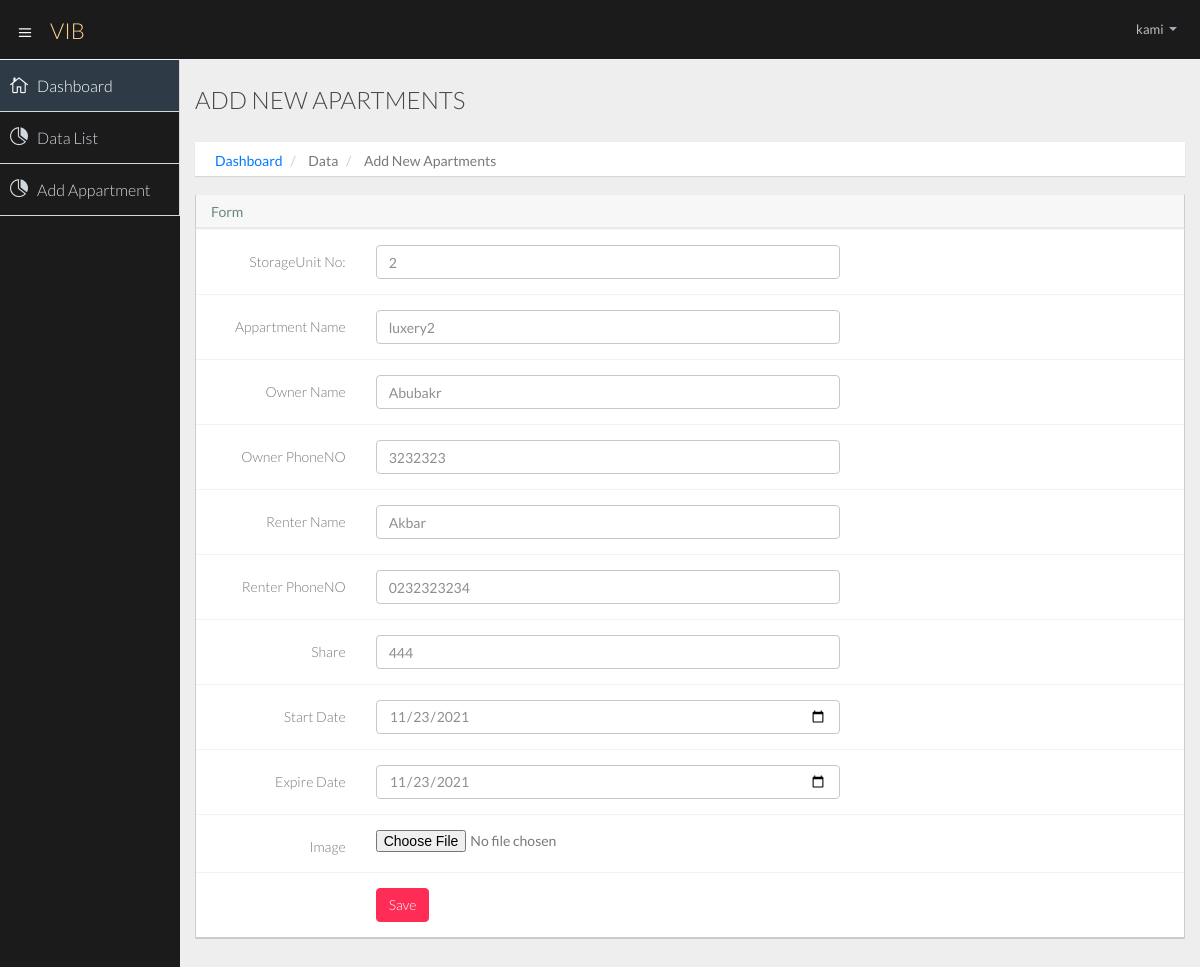
Screenshot of /update/3/ (signed in) with the database file from the repository.
### mainapp/models.py (models this page shows, shortened)
class addapartment(models.Model):
    id = models.AutoField(primary_key=True)
    user = models.ForeignKey(User, on_delete=models.CASCADE)
    appname = models.CharField(max_length=800)
    owner = models.CharField(max_length=800)
    renter =  models.CharField(max_length=800, default='1')
    OPhone =  models.CharField(max_length=800,default='1')
    RPhone =  models.CharField(max_length=800,default='1')
    share = models.PositiveIntegerField(default='1')
    stno = models.PositiveIntegerField(default='2')
    startdate = models.DateField(default=datetime.now(), blank=True)
    expiredate = models.DateField(default=datetime.now(), blank=True)
    image = models.FileField(upload_to ='image/',null=True)

### mainapp/views.py (the view, shortened to what this page needs)
# urls.py: path('update/<int:id>/', views.update, name='update'),
def update(request,id):
    user = User.objects.get(username=request.user.username)
    app = addapartment.objects.filter(user=user, id=id)
    context = {'app':app}
    return render(request, 'addappartment.html', context)

### templates/addappartment.html (shortened to what this page needs)
{% extends 'basic1.html' %}
{% block body %}
{% load static %}
<section id="main-content">
  <section class="wrapper">
    <div class="row">
      <div class="col-lg-12">
        <h3 class="page-header" Style='color:black; '>Add New Apartments</h3>
        <ol class="breadcrumb">
          <li><a href="/company/dashboard/">Dashboard</a></li>
          <li>Data</li>
          <li>Add New Apartments</li>
        </ol>
      </div>
    </div>
    <section class="panel">
      <header class="panel-heading">
         Form
      </header>
      <div class="panel-body">
        {% if app %}
        {% for a in app %}
        <form class="form-horizontal" role="form" method="post" enctype="multipart/form-data">
             <div class="form-group">
            <label for="inputJobTitle" class="col-lg-2 control-label">StorageUnit No:</label>
            <div class="col-lg-6">
              <input type="number" class="form-control" id="job_title" name="sno" value={{a.stno}}
                required>
            </div>
            </div>
           <div class="form-group">
            <label for="inputJobTitle" class="col-lg-2 control-label">Appartment Name</label>
            <div class="col-lg-6">
              <input type="text" class="form-control" id="job_title" name="appname" value={{a.appname}}
                required>
            </div>
          </div>
            <div class="form-group">
            <label for="inputJobTitle" class="col-lg-2 control-label">Owner Name</label>
            <div class="col-lg-6">
              <input type="text" class="form-control" id="job_title" name="oname" value={{a.owner}}
                required>
            </div>
          </div>
               <div class="form-group">
            <label for="inputJobTitle" class="col-lg-2 control-label">Owner PhoneNO</label>
            <div class="col-lg-6">
              <input type="text" class="form-control" id="job_title" name="ophone" value={{a.OPhone}}
                required>
            </div>
          </div>
            <div class="form-group">
            <label for="inputJobTitle" class="col-lg-2 control-label">Renter Name</label>
            <div class="col-lg-6">
              <input type="text" class="form-control" id="job_title" name="renter" value={{a.renter}}
                required>
            </div>
          </div>
           <div class="form-group">
            <label for="inputJobTitle" class="col-lg-2 control-label">Renter PhoneNO</label>
            <div class="col-lg-6">
              <input type="text" class="form-control" id="job_title" name="rphone" value={{a.RPhone}}
                required>
            </div>
          </div>
          <div class="form-group">
            <label for="inputJobTitle" class="col-lg-2 control-label">Share</label>
            <div class="col-lg-6">
              <input type="number" class="form-control" id="job_title" name="share" value={{a.share}}
                required>
            </div>
          </div>
            <div class="form-group">
            <label for="inputJobTitle" class="col-lg-2 control-label">Start Date</label>
            <div class="col-lg-6">
              <input type="date" class="form-control" id="job_title" name="sdate" value={{a.startdate|date:'Y-m-d'}}
                required>
            </div>
          </div>
            <div class="form-group">
            <label for="inputJobTitle" class="col-lg-2 control-label">Expire Date</label>
            <div class="col-lg-6">
              <input type="date" class="form-control" id="job_title" name="edate" value={{a.expiredate|date:'Y-m-d'}}
                required>
            </div>
          </div>
           <div class="form-group">
            <label for="inputJobTitle" class="col-lg-2 control-label">Image</label>
            <div class="col-lg-6">
               <input type="file" name="file" required >
            </div>
          </div>
          <div class="form-group">
            <div class="col-lg-offset-2 col-lg-10">
              <button type="submit" class="btn btn-danger">Save</button>
            </div>
          </div>
        </form>
        {% endfor %}
        {% endif %}
      </div>
    </section>
  </section>
</section>
{% endblock body %}

### templates/basic1.html (shortened to what this page needs)
<!DOCTYPE html>
<html lang="en">
<head>
  {% load static %}
  <link href="{% static 'cassets/css/bootstrap-theme.css' %}" rel="stylesheet">
  <link href="{% static 'cassets/css/elegant-icons-style.css' %}" rel="stylesheet" />
  <link href="{% static 'cassets/css/style.css' %}" rel="stylesheet">
  <link href="{% static 'cassets/css/style-responsive.css' %}" rel="stylesheet" />
</head>
<body>
  <section id="container" class="">
    <header class="header dark-bg">
      <div class="toggle-nav">
        <div class="icon-reorder tooltips" data-original-title="" data-placement="bottom"><i class="icon_menu"></i>
        </div>
      </div>
      <a href="/dashboard" class="logo">VIB </a>
      <div class="top-nav notification-row">
        <ul class="nav pull-right top-menu">
          <li class="dropdown">
            <a data-toggle="dropdown" class="dropdown-toggle" href="#">
              <span class="username">{{request.user}}</span>
              <b class="caret"></b>
            </a>
          </li>
        </ul>
      </div>
    </header>
    <aside>
      <div id="sidebar" class="nav-collapse ">
        <ul class="sidebar-menu">
          <li class="active">
            <a class="" href="/dashboard">
              <i class="icon_house_alt"></i>
              <span>Dashboard</span>
            </a>
          </li>
          <li>
            <a class="" href="/appartmentlist">
              <i class="icon_piechart"></i>
              <span>Data List</span>
            </a>
          </li>
          <li>
            <a class="" href="/addappartment">
              <i class="icon_piechart"></i>
              <span>Add Appartment</span>
            </a>
          </li>
        </ul>
      </div>
    </aside>
    {% block body %}
    {% endblock body %}
  </section>
</body>
</html>

### rows the page displays
addapartment: sno "2", appname "luxery2", oname "Abubakr", ophone "3232323", renter "Akbar", rphone "0232323234", share "444", sdate "11/23/2021", edate "11/23/2021"

### other values shown
{{ request.user }} "kami"
